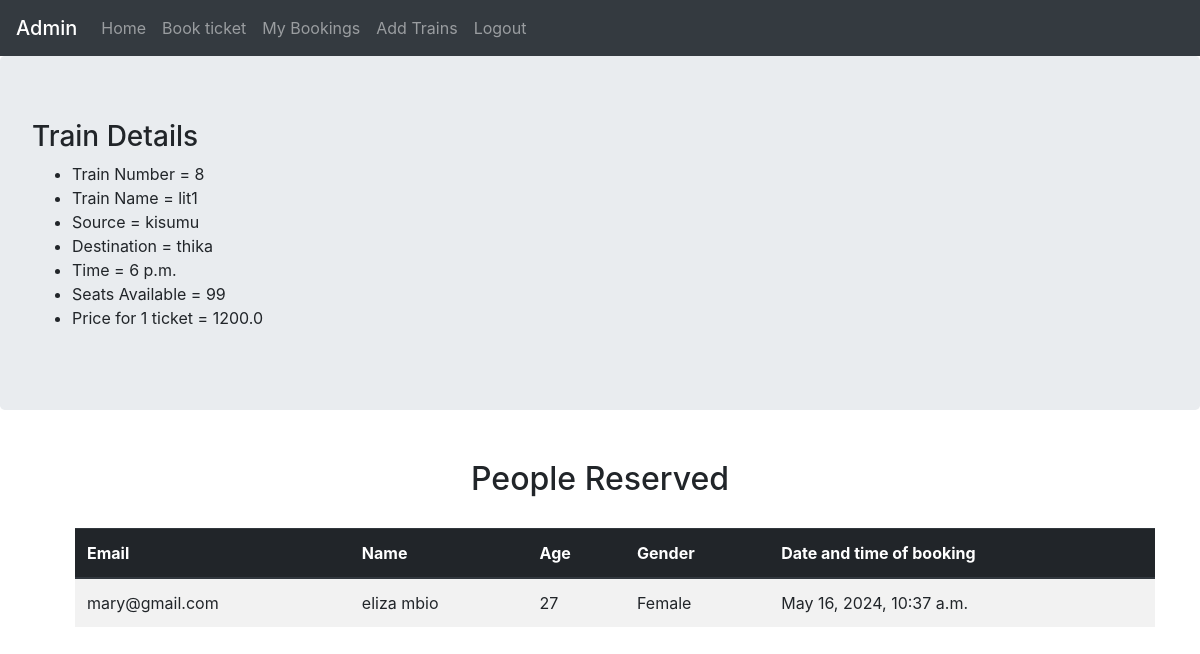
Screenshot of /reservation/8 (signed in) with the database file from the repository.
### reservation/models.py (models this page shows)
class trains(models.Model):
    train_name=models.CharField(max_length=50)
    source=models.CharField(max_length=50)
    destination=models.CharField(max_length=50)
    time=models.TimeField(auto_now=False, auto_now_add=False)
    price=models.FloatField(default=120)
    seats_available=models.IntegerField()

class person(models.Model):
    name=models.CharField(max_length=50)
    age=models.IntegerField()
    gender=models.CharField(max_length=50)
    email=models.EmailField(max_length=254)
    date_and_time_of_booking=models.DateTimeField(auto_now_add=True)
    train=models.ForeignKey('trains', on_delete=models.CASCADE)

### reservation/views.py (the view)
# urls.py: path('<train_id>',views.train_id,name="train_id"),
def train_id(request, train_id):
    if not request.user.is_superuser:
        return render(request, './error.html', {'msg': "Not an Admin"})
    l = trains.objects.get(pk=train_id)
    persons = l.person_set.all()
    context = {
        'train': l,
        'persons': persons
    }
    return render(request, './viewperson.html', context)

### reservation/templates/viewperson.html
{% extends "./base.html" %}
{% block content %}
<body>
    <div class='jumbotron'>
        <h3> Train Details </h3>
        <ul>
            <li>Train Number = {{train.pk}}</li>
            <li>Train Name = {{train.train_name}}</li>
            <li>Source = {{train.source}}</li>
            <li>Destination = {{train.destination}}</li>
            <li>Time = {{train.time}}</li>
            <li>Seats Available = {{train.seats_available}}</li>
            <li>Price for 1 ticket = {{train.price}}</li>
        </ul>
    </div>
    <div style="margin-top: 50px;">
        <center><h2>People Reserved</h2></center>
        <table class="table table-striped" style="width: 90%;margin-left:75px ;margin-top: 30px;">
            <thead class="thead-dark">
                <tr>
                    <th scope="col">Email</th>
                    <th scope="col">Name</th>
                    <th scope="col">Age</th>
                    <th scope="col">Gender</th>
                    <th scope="col">Date and time of booking</th>
                </tr>
            </thead>
            <tbody>
                {%for p in persons%}
                <tr>
                    <td>{{p.email}}</td>
                    <td>{{p.name}}</td>
                    <td>{{p.age}}</td>
                    <td>{{p.gender}}</td>
                    <td>{{p.date_and_time_of_booking}}</td>
                </tr>
                {% endfor %}
            </tbody>
        </table>
    </div>
</body>
{% endblock %}

### rows the page displays
trains: pk "8", train_name "lit1", source "kisumu", destination "thika", time "6 p.m.", seats_available "99", price "1200.0"
person: email "mary@gmail.com", name "eliza mbio", age "27", gender "Female", date_and_time_of_booking "May 16, 2024, 10:37 a.m."
